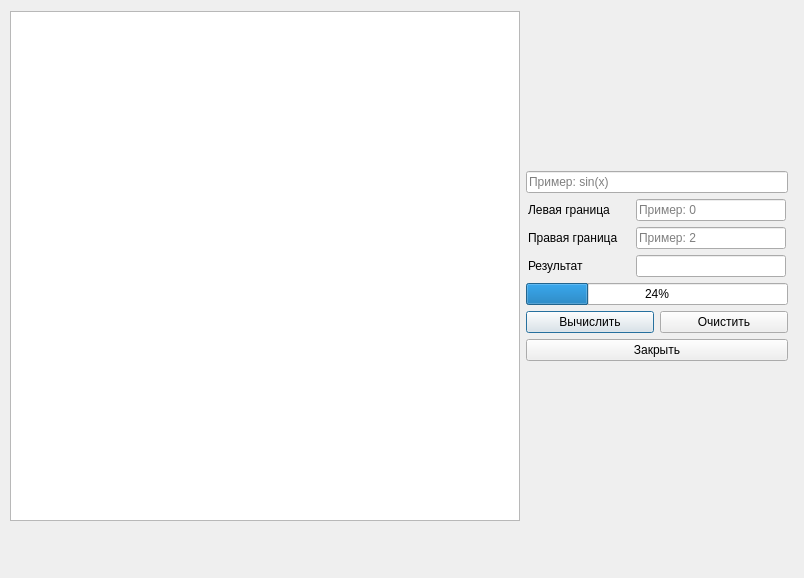
<?xml version="1.0" encoding="UTF-8"?>
<ui version="4.0">
 <class>IntegralWindow</class>
 <widget class="QDialog" name="IntegralWindow">
  <property name="geometry">
   <rect>
    <x>0</x>
    <y>0</y>
    <width>804</width>
    <height>578</height>
   </rect>
  </property>
  <property name="windowTitle">
   <string>Dialog</string>
  </property>
  <widget class="QWidget" name="layoutWidget">
   <property name="geometry">
    <rect>
     <x>10</x>
     <y>10</y>
     <width>778</width>
     <height>512</height>
    </rect>
   </property>
   <layout class="QHBoxLayout" name="horizontalLayout_5">
    <item>
     <widget class="QGraphicsView" name="graphicsView">
      <property name="minimumSize">
       <size>
        <width>510</width>
        <height>510</height>
       </size>
      </property>
      <property name="maximumSize">
       <size>
        <width>510</width>
        <height>510</height>
       </size>
      </property>
      <property name="verticalScrollBarPolicy">
       <enum>Qt::ScrollBarAlwaysOff</enum>
      </property>
      <property name="horizontalScrollBarPolicy">
       <enum>Qt::ScrollBarAlwaysOff</enum>
      </property>
     </widget>
    </item>
    <item>
     <layout class="QVBoxLayout" name="verticalLayout">
      <item>
       <spacer name="verticalSpacer">
        <property name="orientation">
         <enum>Qt::Vertical</enum>
        </property>
        <property name="sizeHint" stdset="0">
         <size>
          <width>20</width>
          <height>40</height>
         </size>
        </property>
       </spacer>
      </item>
      <item>
       <widget class="QLineEdit" name="lineEdit">
        <property name="placeholderText">
         <string>Пример: sin(x)</string>
        </property>
       </widget>
      </item>
      <item>
       <layout class="QHBoxLayout" name="horizontalLayout_3">
        <item>
         <widget class="QLabel" name="label">
          <property name="minimumSize">
           <size>
            <width>100</width>
            <height>0</height>
           </size>
          </property>
          <property name="maximumSize">
           <size>
            <width>80</width>
            <height>16777215</height>
           </size>
          </property>
          <property name="text">
           <string>Левая граница</string>
          </property>
         </widget>
        </item>
        <item>
         <widget class="QLineEdit" name="lineEdit_2">
          <property name="minimumSize">
           <size>
            <width>150</width>
            <height>0</height>
           </size>
          </property>
          <property name="maximumSize">
           <size>
            <width>150</width>
            <height>16777215</height>
           </size>
          </property>
          <property name="placeholderText">
           <string>Пример: 0</string>
          </property>
         </widget>
        </item>
       </layout>
      </item>
      <item>
       <layout class="QHBoxLayout" name="horizontalLayout_2">
        <item>
         <widget class="QLabel" name="label_2">
          <property name="minimumSize">
           <size>
            <width>100</width>
            <height>0</height>
           </size>
          </property>
          <property name="maximumSize">
           <size>
            <width>80</width>
            <height>16777215</height>
           </size>
          </property>
          <property name="text">
           <string>Правая граница</string>
          </property>
         </widget>
        </item>
        <item>
         <widget class="QLineEdit" name="lineEdit_3">
          <property name="minimumSize">
           <size>
            <width>150</width>
            <height>0</height>
           </size>
          </property>
          <property name="maximumSize">
           <size>
            <width>150</width>
            <height>16777215</height>
           </size>
          </property>
          <property name="placeholderText">
           <string>Пример: 2</string>
          </property>
         </widget>
        </item>
       </layout>
      </item>
      <item>
       <layout class="QHBoxLayout" name="horizontalLayout">
        <item>
         <widget class="QLabel" name="label_3">
          <property name="minimumSize">
           <size>
            <width>100</width>
            <height>0</height>
           </size>
          </property>
          <property name="maximumSize">
           <size>
            <width>80</width>
            <height>16777215</height>
           </size>
          </property>
          <property name="text">
           <string>Результат</string>
          </property>
         </widget>
        </item>
        <item>
         <widget class="QLineEdit" name="lineEdit_4">
          <property name="minimumSize">
           <size>
            <width>150</width>
            <height>0</height>
           </size>
          </property>
          <property name="maximumSize">
           <size>
            <width>150</width>
            <height>16777215</height>
           </size>
          </property>
         </widget>
        </item>
       </layout>
      </item>
      <item>
       <widget class="QProgressBar" name="progressBar">
        <property name="value">
         <number>24</number>
        </property>
       </widget>
      </item>
      <item>
       <layout class="QHBoxLayout" name="horizontalLayout_4">
        <item>
         <widget class="QPushButton" name="pushButton">
          <property name="text">
           <string>Вычислить</string>
          </property>
         </widget>
        </item>
        <item>
         <widget class="QPushButton" name="pushButton_2">
          <property name="text">
           <string>Очистить</string>
          </property>
         </widget>
        </item>
       </layout>
      </item>
      <item>
       <widget class="QPushButton" name="pushButton_3">
        <property name="text">
         <string>Закрыть</string>
        </property>
       </widget>
      </item>
      <item>
       <spacer name="verticalSpacer_2">
        <property name="orientation">
         <enum>Qt::Vertical</enum>
        </property>
        <property name="sizeHint" stdset="0">
         <size>
          <width>20</width>
          <height>40</height>
         </size>
        </property>
       </spacer>
      </item>
     </layout>
    </item>
   </layout>
  </widget>
 </widget>
 <resources/>
 <connections/>
</ui>
